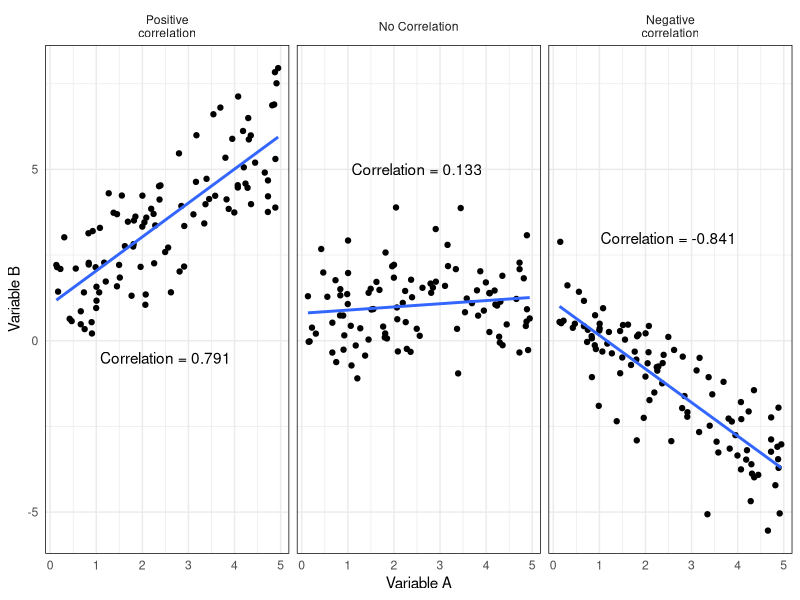
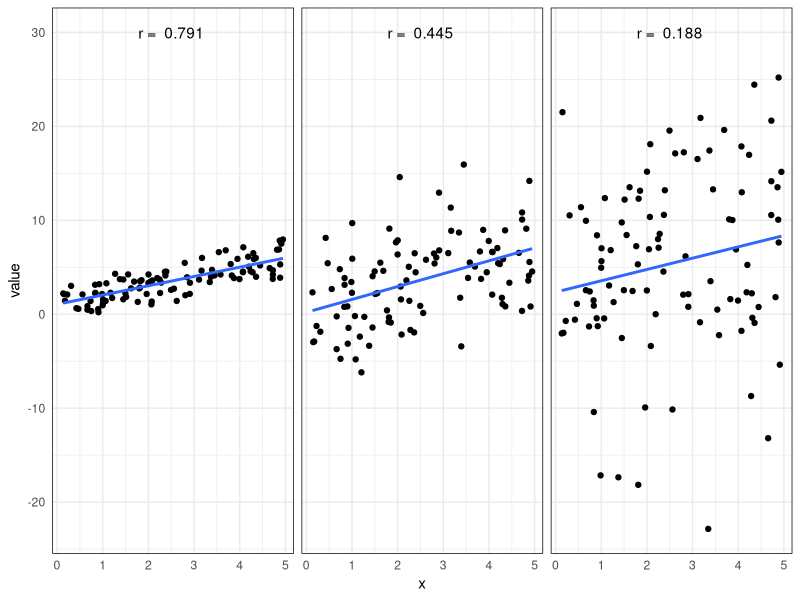
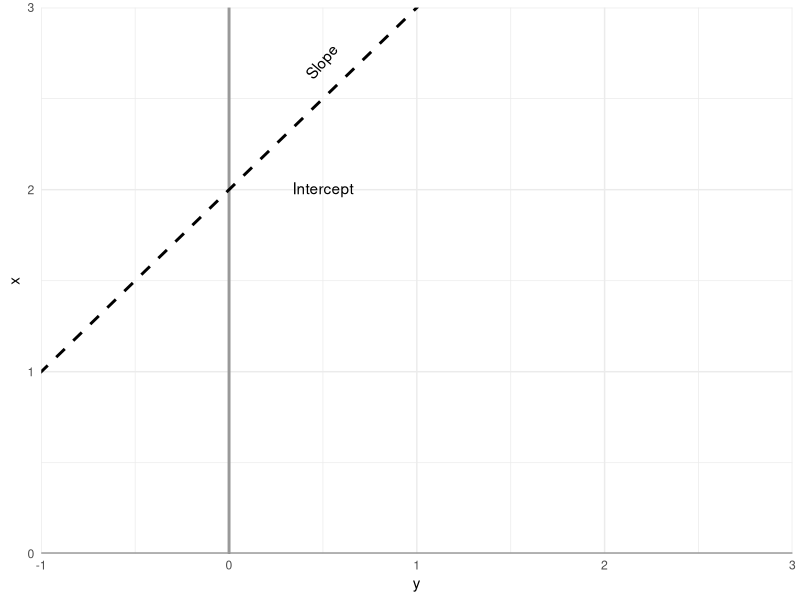
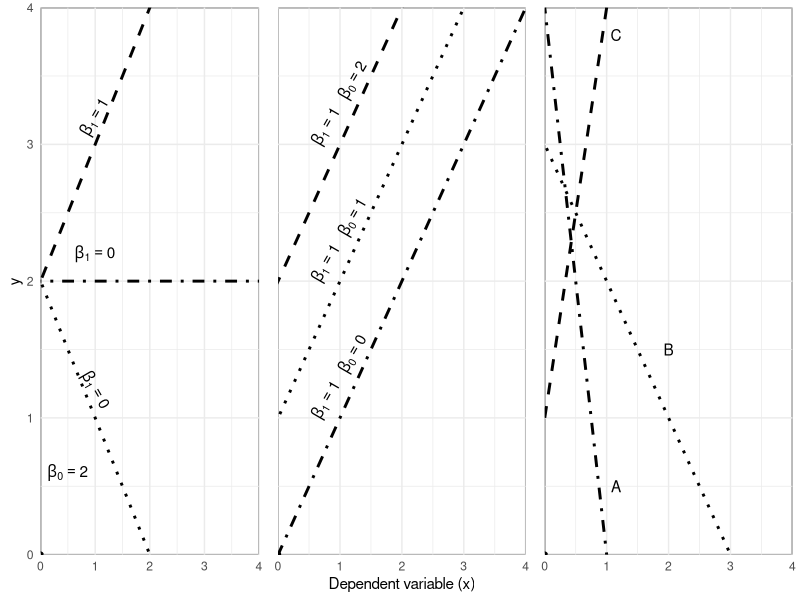
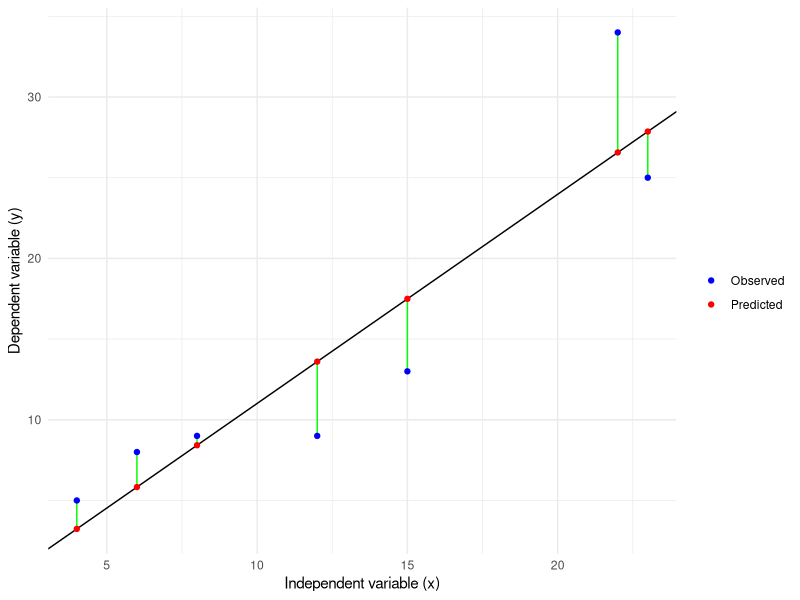
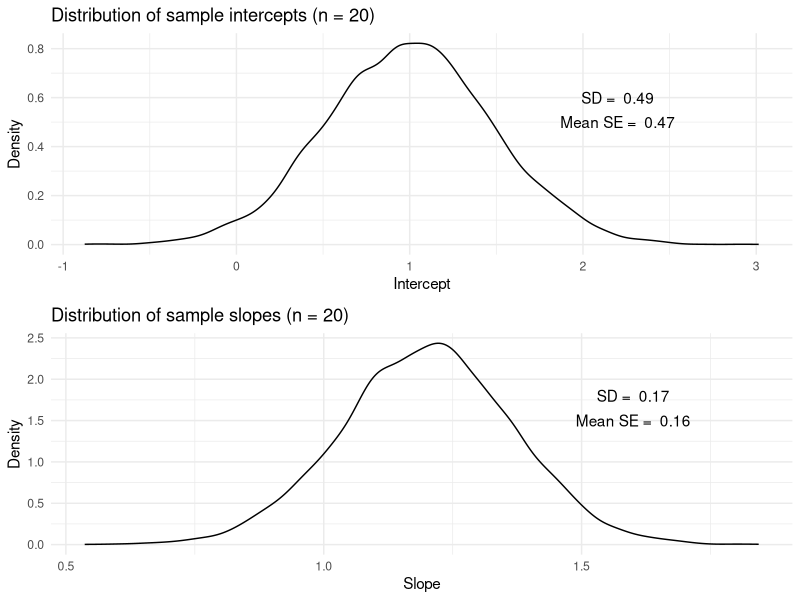
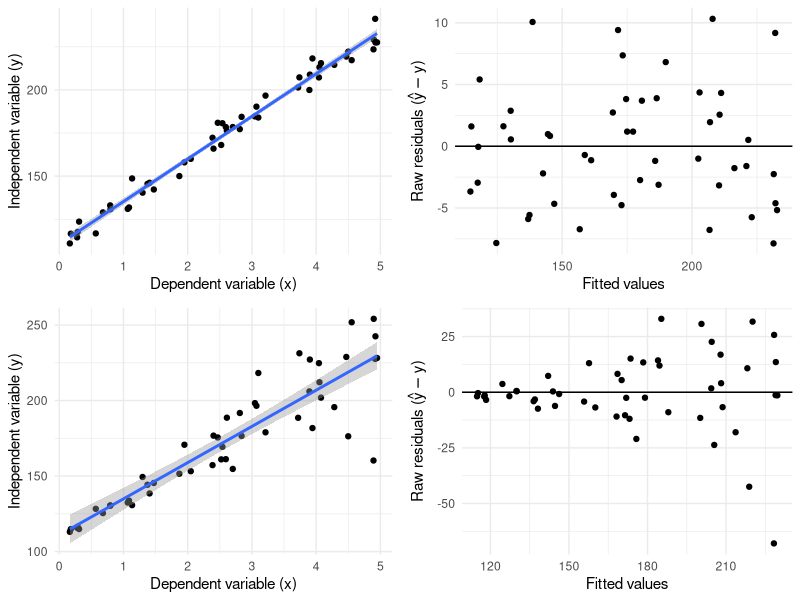
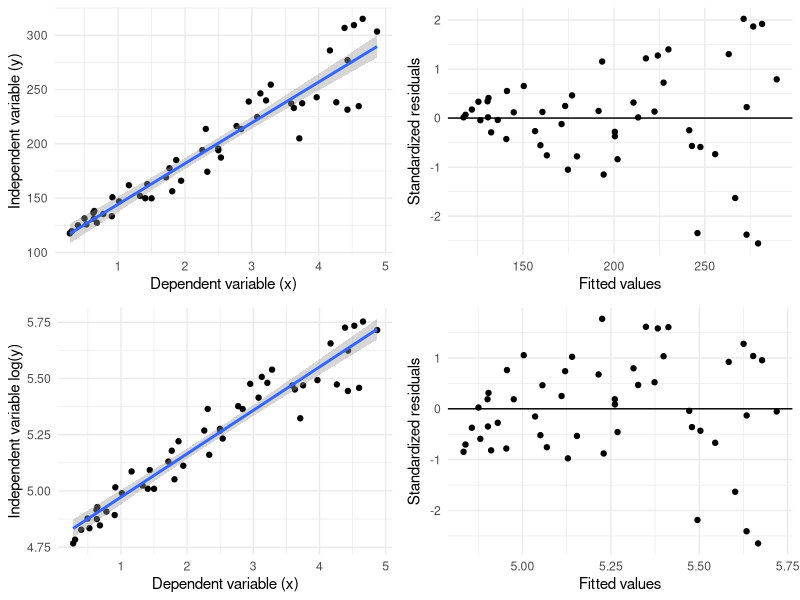

Recreate these plots in R, in order.
## ---- chunk 1
library(tidyverse); library(cowplot)
set.seed(2)

N <- 100 # number of pairs in simulation

# Create some randomly distributed X values representing some quantrity

X <- runif(N, 100, 5000) / 1000

# generate some y values according to a linear model. Here, they have
# slope = 1.2, intercept = 1 and Gaussian (normal) random noise added with
# mean = 0 and standard deviation = 1. 


Y1 <- 1*X + 1 + rnorm(N,0,1)
Y0 <- 0*X + 1 + rnorm(N,0,1)
Y_1 <- -1*X + 1 + rnorm(N,0,1)



df <- data.frame(x = X, "Positive"= Y1, "No correlation" = Y0, "Negative" = Y_1) %>%
        gather(y, value, c(Positive, No.correlation, Negative)) 

sum <- df %>%
        group_by(y) %>%
        summarise(corr = cor(x, value)) %>%
        mutate(x = c(2.5, 2.5, 2.5),
               value = c(3, 5,-0.5)) %>%
        mutate(y = factor(y, levels = c("Positive", "No.correlation", "Negative"),
                          labels = c("Positive\ncorrelation", "No Correlation", "Negative\ncorrelation")))


df %>%
        mutate(y = factor(y, levels = c("Positive", "No.correlation", "Negative"),
                          labels = c("Positive\ncorrelation", "No Correlation", "Negative\ncorrelation"))) %>%
        ggplot(aes(x, value)) + geom_point() +
        facet_grid(.~y)+ theme_minimal() +  
        theme(panel.border = element_rect(color = "black",                                                                     fill = NA)) + 
        geom_text(data = sum, aes(x, value, label = paste0("Correlation = ",round(corr, 3)))) + 
        geom_smooth(method = "lm", se = FALSE) + 
        xlab("Variable A") + ylab("Variable B")


## ---- chunk 2
set.seed(2)

N <- 100 # number of pairs in simulation

# Create some randomly distributed X values representing some quantrity

X <- runif(N, 100, 5000) / 1000

# generate some y values according to a linear model. Here, they have
# slope = 1.2, intercept = 1 and Gaussian (normal) random noise added with
# mean = 0 and standard deviation = 1. 


Y1 <- 1*X + 1 + rnorm(N,0,1)
Y2 <- 1*X + 1 + rnorm(N,0,4)
Y3 <- 1*X + 1 + rnorm(N,0,10)



df <- data.frame(x = X, Y1, Y2, Y3) %>%
        gather(y, value, Y1:Y3) 

sum <- df %>%
        group_by(y) %>%
        summarise(corr = cor(x, value)) %>%
        mutate(x = c(2.5, 2.5, 2.5),
               value = c(30, 30, 30)) 

df %>%
        ggplot(aes(x, value)) + geom_point() +
        facet_grid(.~y)+ theme_minimal() +  
        theme(panel.border = element_rect(color = "black",                                                                     fill = NA),
              strip.text.x = element_blank())  +
        geom_smooth(method = "lm", se = FALSE) +
        geom_text(data = sum, aes(x = x, y = value, label = paste("r = ", sprintf("%.3f",corr))))
## ---- chunk 3

ggplot(data = data.frame(x = c(0, 5), y = c(0, 5)), aes(x, y)) + geom_point(size = 0.1) +
        geom_hline(yintercept = 0, color = "gray60", size = 1) + 
        geom_vline(xintercept = 0, color = "gray60", size = 1) +
        geom_abline(slope = 1, intercept = 2, size = 1, lty = 2) + 
        annotate(geom = "text", 
                 label = "Intercept", 
                 x = 0.5, y = 2, parse = TRUE, 
                 angle = 0) +
         annotate(geom = "text", 
                 label = "Slope", 
                 x = 0.5, y = 2.7, parse = TRUE, 
                 angle = 50) +
                theme_minimal() + scale_x_continuous(limits = c(-1, 3), expand = c(0,0)) +
        scale_y_continuous(limits = c(0, 3), expand = c(0,0)) +
        xlab("y") + ylab("x")
        

## ---- chunk 4
a <- ggplot(data = data.frame(x = c(0, 5), y = c(0, 5)), aes(x, y)) + geom_point() +
        geom_abline(slope = 1, intercept = 2, size = 1, lty = 2) + 
        geom_abline(slope = -1, intercept = 2, size = 1, lty = 3) + 
        geom_abline(slope = 0, intercept = 2, size = 1, lty = 4) + 
        annotate(geom = "text", 
                 label = paste(expression(beta[1]==1)), 
                 x = 1, y = 3.2, parse = TRUE, 
                 angle = 60) +
        annotate(geom = "text", 
                 label = paste(expression(beta[1]==0)), 
                 x = 1, y = 1.2, parse = TRUE, 
                 angle = -60) +
          annotate(geom = "text", 
                 label = paste(expression(beta[1]==0)), 
                 x = 1, y = 2.2, parse = TRUE) +
        annotate(geom = "text", 
                 label = paste(expression(beta[0] == 2)), 
                 x = 0.5, y = 0.6, parse = TRUE) +
        theme_minimal() + scale_x_continuous(limits = c(0, 4), expand = c(0,0)) +
        scale_y_continuous(limits = c(0, 4), expand = c(0,0)) +
        xlab("") + 
        theme(panel.background = element_rect(color = "black"))

b <- ggplot(data = data.frame(x = c(0, 5), y = c(0, 5)), aes(x, y)) + geom_point() +
        geom_abline(slope = 1, intercept = 2, size = 1, lty = 2) + 
        geom_abline(slope = 1, intercept = 1, size = 1, lty = 3) + 
        geom_abline(slope = 1, intercept = 0, size = 1, lty = 4) + 
        annotate(geom = "text", 
                 label = expression(beta[1]==1~~~beta[0]==2), 
                 x = 1, y = 3.3, parse = TRUE, 
                 angle = 60) +
        annotate(geom = "text", 
                 label = expression(beta[1]==1~~~beta[0]==1), 
                 x = 1, y = 2.3, parse = TRUE, 
                 angle = 60) +
          annotate(geom = "text", 
                 label = expression(beta[1]==1~~~beta[0]==0), 
                 x = 1, y = 1.3, parse = TRUE,
                 angle = 60) +
        theme_minimal() + scale_x_continuous(limits = c(0, 4), expand = c(0,0)) +
        scale_y_continuous(limits = c(0, 4), expand = c(0,0)) +
        theme(axis.title.y = element_blank(),
              axis.text.y = element_blank()) +
         xlab("Dependent variable (x)") + 
        theme(panel.background = element_rect(color = "black"))

c <- ggplot(data = data.frame(x = c(0, 5), y = c(0, 5)), aes(x, y)) + geom_point() +
        geom_abline(slope = 3, intercept = 1, size = 1, lty = 2) + 
        geom_abline(slope = -1, intercept = 3, size = 1, lty = 3) + 
        geom_abline(slope = -4, intercept = 4, size = 1, lty = 4) + 
        annotate(geom = "text", 
                 label = "A", 
                 x = 1.15, y = 0.5, parse = TRUE) +
        annotate(geom = "text", 
                 label = "B", 
                 x = 2, y = 1.5, parse = TRUE) +
          annotate(geom = "text", 
                 label = "C",
                 x = 1.15, y = 3.8, parse = TRUE) +

        theme_minimal() + scale_x_continuous(limits = c(0, 4), expand = c(0,0)) +
        scale_y_continuous(limits = c(0, 4), expand = c(0,0)) +
         theme(axis.title.y = element_blank(),
              axis.text.y = element_blank()) +
        xlab("") + 
        theme(panel.background = element_rect(color = "black"))

plot_grid(a, b, c, ncol = 3)


## ---- chunk 5

df <- data.frame(x = c(4,6,8,12,15,23,22),
           Observed = c(5,8,9,9,13,25,34), obs = c("a", "b", "c", "d", "e", "f", "g"))

mod <- lm(Observed ~ x, data = df)

df$Predicted <- predict(mod)

df %>%
        gather(y.val, y, c(Observed,Predicted)) %>%
        ggplot(aes(x, y, group = obs, color = y.val)) + 
         geom_line(color = "green") +
                geom_abline(intercept = coef(mod)[1], slope = coef(mod)[2])+
           geom_point() + scale_color_manual(values = c("blue", "red"), name = "") +
       theme_minimal() + xlab("Independent variable (x)") + ylab("Dependent variable (y)")

## ---- chunk 6

set.seed(2)


N <- 1000000 # number of pairs in simulation

# Create some randomly distributed X values representing some quantrity

X <- runif(N, 100, 5000) / 1000

# generate some y values according to a linear model. Here, they have
# slope = 1.2, intercept = 1 and Gaussian (normal) random noise added with
# mean = 0 and standard deviation = 1. 


Y <- 1.2*X + 1 + rnorm(N,0,1)


## Create a sampling distribution of the intercept and slpe term

n <- 20 # sample size

results <- data.frame(intercept = rep(NA, 10), 
                      slope = rep(NA, 10), 
                      intercept.se = rep(NA, 10), 
                      slope.se = rep(NA, 10))

for(i in 1:10000) {
        
      samp <-   sample(1:N, n, replace = FALSE)
        
      df <- data.frame(y = Y[samp], x = X[samp])  
        
      mod <- lm(y ~ x, data = df)
      
      results[i, 1] <- coef(mod)[1]
      results[i, 2] <- coef(mod)[2]
      results[i, 3] <- coef(summary(mod))[1, 2]
      results[i, 4] <- coef(summary(mod))[2, 2]
     
}


est <- results %>%
        summarise(intercept.sd = sd(intercept),
                  slope.sd = sd(slope), 
                  intercept.se = mean(intercept.se),
                  slope.se = mean(slope.se))


intercepts <- results %>%
        ggplot(aes(intercept)) + geom_density() + theme_minimal() +
        ggtitle("Distribution of sample intercepts (n = 20)") + 
        ylab("Density") + xlab("Intercept") + 
        annotate(geom = "text",x = 2.2, y = 0.6, label = paste("SD = ", round(est[1, 1], 2))) +
        annotate(geom = "text",x = 2.2, y = 0.5, label = paste("Mean SE = ", round(est[1, 3], 2)))

slopes <- results %>%
        ggplot(aes(slope)) + geom_density() + theme_minimal() +
        ggtitle("Distribution of sample slopes (n = 20)") + 
        ylab("Density") + xlab("Slope") +
        annotate(geom = "text",x = 1.6, y = 1.8, label = paste("SD = ", round(est[1, 2], 2))) +
        annotate(geom = "text",x = 1.6, y = 1.5, label = paste("Mean SE = ", round(est[1, 4], 2)))


library(cowplot)

plot_grid(intercepts, slopes, ncol = 1)

## ---- chunk 7

set.seed(666)


N <- 50 # number of pairs in simulation

# Create some randomly distributed X values representing some quantrity
x <- runif(N, 100, 5000) / 1000
df <- data.frame(x = x,
                 y = 25*x + 110 + rnorm(N,0,5), 
                 y2 = 25*x + 110 + rnorm(N,0,5)*x)

model <- lm(y ~ x, data = df) 
model2 <- lm(y2 ~ x, data = df)


df$resid <- resid(model)
df$resid2 <- resid(model2)
df$fitted <-fitted(model)
df$fitted2 <- fitted(model2)




a <- df %>%
        ggplot(aes(x, y)) + geom_point() +  geom_smooth(method = "lm")+
        theme_minimal() + xlab("Dependent variable (x)") + 
        ylab("Independent variable (y)")


b <- df %>%
        ggplot(aes(fitted, resid)) + geom_point() +
        theme_minimal() + xlab("Fitted values") + 
        ylab(expression(paste("Raw residuals (",hat(y)-y,")"))) +
        geom_hline(yintercept = 0)

c <- df %>%
        ggplot(aes(x, y2)) + geom_point() +  geom_smooth(method = "lm")+
        theme_minimal() + xlab("Dependent variable (x)") + 
        ylab("Independent variable (y)")


d <- df %>%
        ggplot(aes(fitted2, resid2)) + geom_point() +
        theme_minimal() + xlab("Fitted values") + 
        ylab(expression(paste("Raw residuals (",hat(y)-y,")"))) +
        geom_hline(yintercept = 0)


plot_grid(a, b, c, d, ncol = 2)

DATASET <- df[,c(1,2)]

## ---- chunk 8

set.seed(134)


N <- 50 # number of pairs in simulation

# Create some randomly distributed X values representing some quantrity
x <- runif(N, 200, 5000)/1000
df <- data.frame(x = x,
                 y = 25*x + 110 + rnorm(N,0,5), 
                 y2 = 25*x + 110 + runif(N,0,20) * x)

model <- lm(y ~ x, data = df) 
model2 <- lm(y2 ~ x, data = df)
model3 <- lm(log(y2) ~ x, data = df)


df$resid3 <- resid(model3) / sd(resid(model3))
df$resid2 <- resid(model2) / sd(resid(model2))

df$fitted3 <-fitted(model3)
df$fitted2 <- fitted(model2)






c <- df %>%
        ggplot(aes(x, y2)) + geom_point() +  geom_smooth(method = "lm")+
        theme_minimal() + xlab("Dependent variable (x)") + 
        ylab("Independent variable (y)")


d <- df %>%
        ggplot(aes(fitted2, resid2)) + geom_point() +
        theme_minimal() + xlab("Fitted values") + 
        ylab("Standardized residuals") +
        geom_hline(yintercept = 0)

e <- df %>%
        ggplot(aes(x, log(y2))) + geom_point() +  geom_smooth(method = "lm")+
        theme_minimal() + xlab("Dependent variable (x)") + 
        ylab("Independent variable log(y)")


f <- df %>%
        ggplot(aes(fitted3, resid3)) + geom_point() +
        theme_minimal() + xlab("Fitted values") + 
        ylab("Standardized residuals") +
        geom_hline(yintercept = 0)


plot_grid(c, d,e, f, ncol = 2)

DATASET <- df[,c(1,2)]

## ---- chunk 9
library(tidyverse)
set.seed(2)
df <- data.frame(a = rnorm(25, 125, 10),
                 b = rnorm(25, 180, 40)) %>%
        
        pivot_longer(names_to = "group", 
                     values_to = "value", 
                     cols = a:b) %>%
        mutate(value = value + runif(50, 1, 10) * value)


m1 <- lm(value~group, data = df)
m2 <- lm(log(value)~group, data = df)

df$resid_m1 <- resid(m1)/sd(resid(m1))
df$resid_m2 <- resid(m2)/sd(resid(m2))
df$fitted_m1 <- fitted(m1)
df$fitted_m2 <- fitted(m2)



c <-  df %>%
        ggplot(aes(group, value, fill = group)) + 
        geom_point(position = position_jitter(width = 0.1), shape = 21, size = 3) + 
        labs(x = "Group", 
             y = "Linear scale value") + theme_minimal() +
        scale_fill_manual(values = c("lightblue", "coral2")) +
        theme(legend.position = "none")


d <-  df %>%
        ggplot(aes(group, log(value), fill = group)) + 
        geom_point(position = position_jitter(width = 0.1), shape = 21, size = 3) + 
        labs(x = "Group", 
             y = "Log scale value") + theme_minimal() +
        scale_fill_manual(values = c("lightblue", "coral2")) +
        theme(legend.position = "none")





a <- df %>%
        ggplot(aes(fitted_m1, resid_m1, fill = group)) + 
        geom_point(position = position_jitter(width = 10), shape = 21, size = 3) + 
        scale_y_continuous(breaks = c(-4, -3, -2, -1, 0, 1, 2, 3, 4), limits = c(-3.5, 3.5)) +
        labs(x = "Fitted values", 
             y = "Standardized residuals", 
             title = "Linear scale") + theme_minimal() +
        scale_fill_manual(values = c("lightblue", "coral2")) +
        theme(legend.position = "none")
b <- df %>%
        ggplot(aes(fitted_m2, resid_m2, fill = group)) + 
        geom_point(position = position_jitter(width = 0.01), shape = 21, size = 3) + 
        scale_y_continuous(breaks = c(-4, -3, -2, -1, 0, 1, 2, 3, 4), limits = c(-3.5, 3.5)) +
        labs(x = "Fitted values", 
             y = "Standardized residuals",
             title = "Log-scale") + theme_minimal() +
        scale_fill_manual(values = c("lightblue", "coral2")) +
        theme(legend.position = "none")


cowplot::plot_grid(c, d, a, b, ncol = 2)

## ---- chunk 10
library(broom); library(knitr)

tidy(m1) %>%
        mutate(Model = "Linear scale") %>%
        rbind(tidy(m2) %>%
                      mutate(Model = "Log-transformed")) %>%
        kable(format = "latex", booktabs = TRUE, col.names = c("Paramter", "Estimate", "SE", "t-value", "p-value", "Model"), 
              digits = c(NA, 2, 3, 2, 3)) 
